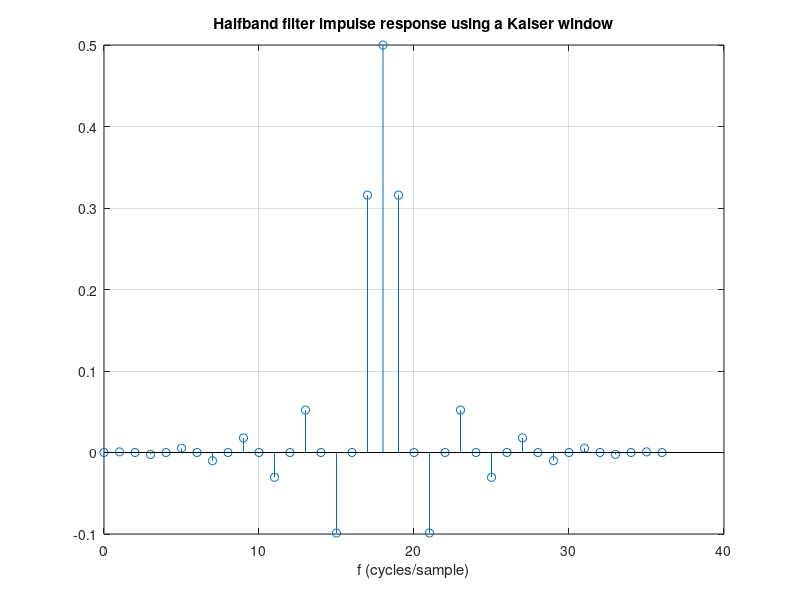
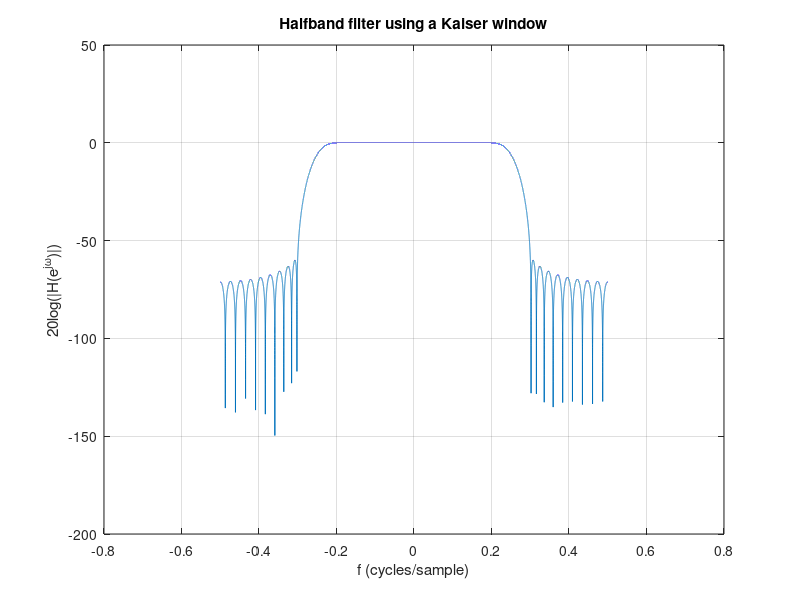

MATLAB code to generate these figures, in order:
%% Halfband Filter Design Using a Kaiser Window
%
%% Define initial values
transition_width = 0.1*2*pi;    %radians/sample
fc=0.25; 
delta=0.001;
%% Generate the response
A=-20*log10(delta)  % stopband attenuation
M=(A-8)/(2.285*(transition_width))  
M=round(M)  %recall M must be even
n=0:M;
beta = .1102*(A-8.7) % A>50 for kaiser
if A<=50
display(['A=',num2str(A),', an incorrect expression was used for beta'])
end
win=kaiser(M+1,beta);
hd=2*fc*sinc(2*fc*(n-M/2)); %sinc function via IRT
h=hd.*win.';
%% Plot impulse response
% every 2nd coefficient should be zero, thus this is halfband filter
figure(1)
stem(n,h),grid
title('Halfband filter impulse response using a Kaiser window')
xlabel('f (cycles/sample)')
%% Plot response
% Magnitude response of the filter
[H,w]=freqz(h,1,[-pi:.0001:pi]);
figure(2)
clf
plot(w/(2*pi),20*log10(abs(H)))
title('Halfband filter using a Kaiser window')
xlabel('f (cycles/sample)')
ylabel('20log(|H(e^{j\omega})|)')
grid
%% Peak Ripple
% peak ripple can be be calulcated by subtracting the max value of frequency response by
% the nominal passband gain
peak_ripple = max(abs(H)) - 1 
% with M=36, this meets spec in the passband but does not meet the 
% stopband spec of 60 dB at (stopband corner frequency is given by cutoff frequency + half of transition width) fs = 0.25 + 0.1/2 = 0.3. 
% It meets spec at M=40, recall that M must be even.

% At 0.3, we should exceed 60 dB attenuation; if you look at the plot &
% zoom in, you should see that @ 0.3 cycles/sample, the attenuation is -58
% dB